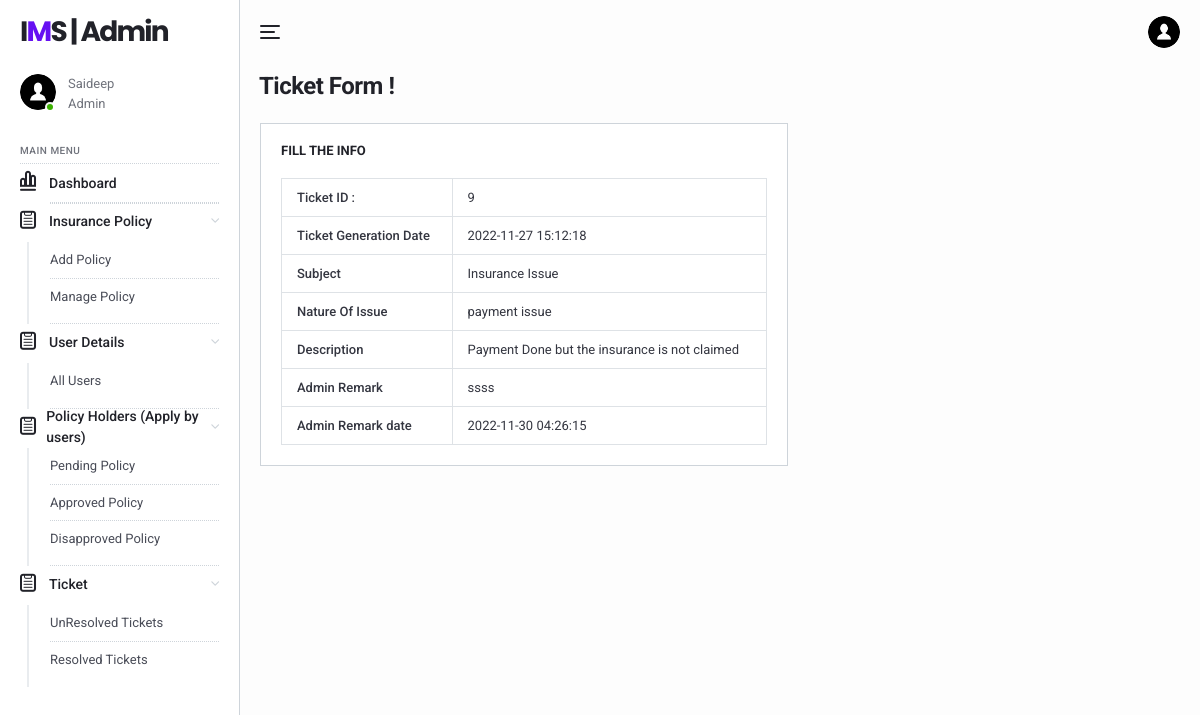
Page /IMS/admin/view-ticket.php?aticid=9 (signed in) on the committed database.
### tables this page shows
CREATE TABLE `tblimsadmin` (
  `ID` int(11) NOT NULL,
  `AdminName` varchar(120) DEFAULT NULL,
  `AdminUsername` varchar(45) DEFAULT NULL,
  `Password` varchar(45) DEFAULT NULL,
  `AdminRegdate` timestamp NULL DEFAULT current_timestamp()
);

CREATE TABLE `tblticket` (
  `ID` int(11) NOT NULL,
  `UserId` int(25) DEFAULT NULL,
  `Subject` varchar(45) DEFAULT NULL,
  `NatureofIssue` varchar(120) DEFAULT NULL,
  `Description` varchar(120) DEFAULT NULL,
  `AdminRemark` varchar(120) DEFAULT NULL,
  `TicketGenerationDate` timestamp NULL DEFAULT current_timestamp(),
  `AdminRemarkdate` timestamp NULL DEFAULT NULL ON UPDATE current_timestamp()
);

### IMS/admin/view-ticket.php (the view, shortened to what this page needs)
<?php
include('includes/dbconnection.php');
    if (strlen($_SESSION['aid']==0)) {
  header('location:logout.php');
  } else{
  ?>
<!DOCTYPE html>
<html lang="en">
  <head>
    <link href="../lib/fontawesome-free/css/all.min.css" rel="stylesheet">
    <link href="../lib/ionicons/css/ionicons.min.css" rel="stylesheet">
    <link href="../lib/typicons.font/typicons.css" rel="stylesheet">
    <link href="../lib/morris.js/morris.css" rel="stylesheet">
    <link href="../lib/flag-icon-css/css/flag-icon.min.css" rel="stylesheet">
    <link href="../lib/jqvmap/jqvmap.min.css" rel="stylesheet">
    <link rel="stylesheet" href="../css/azia.css">
  </head>
  <body class="az-body az-body-sidebar">
<?php include_once('includes/sidebar.php');?>
    <div class="az-content az-content-dashboard-two">
<?php include_once('includes/header.php');?>
      <div class="az-content-header d-block d-md-flex">
        <div>
          <h2 class="az-content-title mg-b-5 mg-b-lg-8">Ticket Form !</h2>
        </div>
      </div>
      <div class="az-content-body">
        <div class="row row-sm mg-b-20 mg-lg-b-0">
          <div class="col-md-12 col-xl-7">
            <div class="card card-table-two">
              <h6 class="card-title"> Fill the Info</h6>
            <form method="post">
         <?php
$cid=$_GET['aticid'];
$ret=mysqli_query($con,"select * from tblticket where ID='$cid'");
while ($row=mysqli_fetch_array($ret)) {
?>
<table border="1" class="table table-bordered mg-b-0">
  <tr>
    <th>Ticket ID :</th>
    <td><?php  echo $row['ID'];?></td>
  </tr>
   <tr>
    <th>Ticket Generation Date</th>
    <td><?php  echo $row['TicketGenerationDate'];?></td>
  </tr>
<tr>
    <th>Subject</th>
    <td><?php  echo $row['Subject'];?></td>
  </tr>
<tr>
    <th>Nature Of Issue</th>
    <td><?php  echo $row['NatureofIssue'];?></td>
  </tr>
  <tr>
    <th>Description</th>
    <td><?php  echo $row['Description'];?></td>
  </tr>
<?php if($row['AdminRemark']==""){ ?>
<form method="post">
<tr>
    <th>Admin Remark :</th>
    <td>
    <textarea name="description" placeholder="Desribe  your Issue" rows="12" cols="14" class="form-control wd-450" required="true"></textarea></td>
  </tr>
  <tr align="center">
    <td colspan="2"><button type="submit" name="submit" class="btn btn-az-primary pd-x-20">Update</button></td>
  </tr>
  </form>
<?php } else { ?>
<tr>
    <th>Admin Remark</th>
    <td><?php echo $row['AdminRemark']; ?></td>
  </tr>
<tr>
<th>Admin Remark date</th>
<td>
<?php echo $row['AdminRemarkdate']; ?>
  </td>
  </tr>
  <?php } ?>
</table>
<?php } ?>
</body>
</html>
<?php } ?>

### IMS/admin/includes/sidebar.php
  <div class="az-sidebar">
      <div class="az-sidebar-header">
        <a href="#" class="az-logo">I<span>M</span>S | Admin</a>
      </div>
      <div class="az-sidebar-loggedin">
        <div class="az-img-user online"><img src="../img/user.png" alt=""></div>
        <div class="media-body">
                      <?php
$adminid=$_SESSION['aid'];
$ret=mysqli_query($con,"select AdminName from tblimsadmin where ID='$adminid'");
$row=mysqli_fetch_array($ret);
$name=$row['AdminName'];
?>
                  <span><?php echo $name; ?></span>
          <span>Admin</span>
        </div>
      </div>
      <div class="az-sidebar-body">
        <ul class="nav">
          <li class="nav-label">Main Menu</li>
            <li class="nav-item show">
            <a href="dashboard.php" class="nav-link"><i class="typcn typcn-chart-bar-outline"></i>Dashboard</a>
          </li>
<li class="nav-item show">
<li class="nav-item show">
            <a href="#" class="nav-link with-sub"><i class="typcn typcn-clipboard"></i>Insurance Policy</a>
            <nav class="nav-sub">
              <a href="policyform.php" class="nav-sub-link">Add Policy</a>
              <a href="manage-policyform.php" class="nav-sub-link">Manage Policy</a>
            </nav>
          </li>
          <li class="nav-item show">
            <a href="" class="nav-link with-sub"><i class="typcn typcn-clipboard"></i>User Details</a>
            <nav class="nav-sub">
              <a href="user-detail.php" class="nav-sub-link">All Users</a>
            </nav>
          </li>
<li class="nav-item show">
            <a href="#" class="nav-link with-sub"><i class="typcn typcn-clipboard"></i>Policy Holders (Apply by users)</a>
            <nav class="nav-sub">
              <a href="pending-policy.php" class="nav-sub-link">Pending Policy</a>
            <a href="approve-policy.php" class="nav-sub-link">Approved Policy</a>
            <a href="disapprove-policy.php" class="nav-sub-link">Disapproved Policy</a>
            </nav>
          </li>
          <li class="nav-item show">
            <a href="" class="nav-link with-sub"><i class="typcn typcn-clipboard"></i>Ticket</a>
            <nav class="nav-sub">
              <a href="unresolved-tickets.php" class="nav-sub-link">UnResolved Tickets</a>
              <a href="resolved-tickets.php" class="nav-sub-link">Resolved Tickets</a>
            </nav>
          </li>
        </ul>
      </div>
    </div>

### rows in the picture
tblimsadmin: AdminName "Saideep"
tblticket: ID "9", TicketGenerationDate "2022-11-27 15:12:18", Subject "Insurance Issue", NatureofIssue "payment issue", Description "Payment Done but the insurance is not claimed", AdminRemark "ssss", AdminRemarkdate "2022-11-30 04:26:15"
